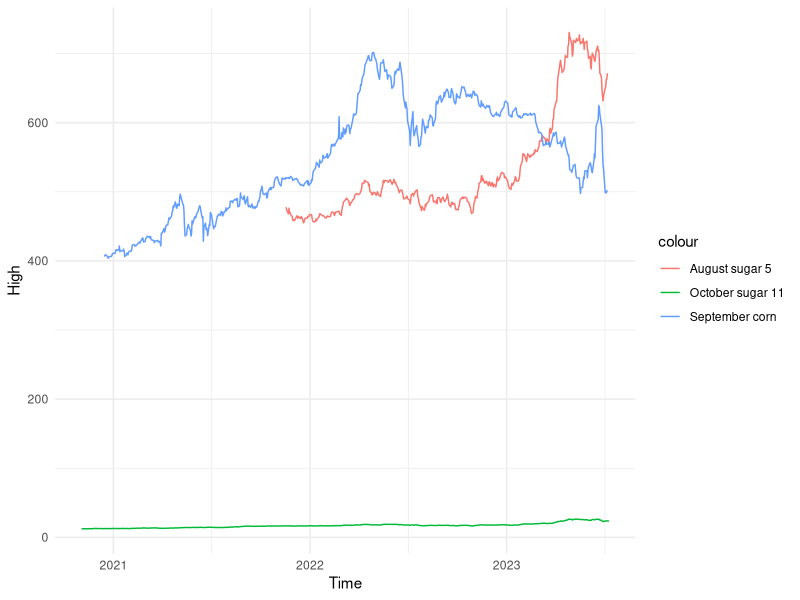
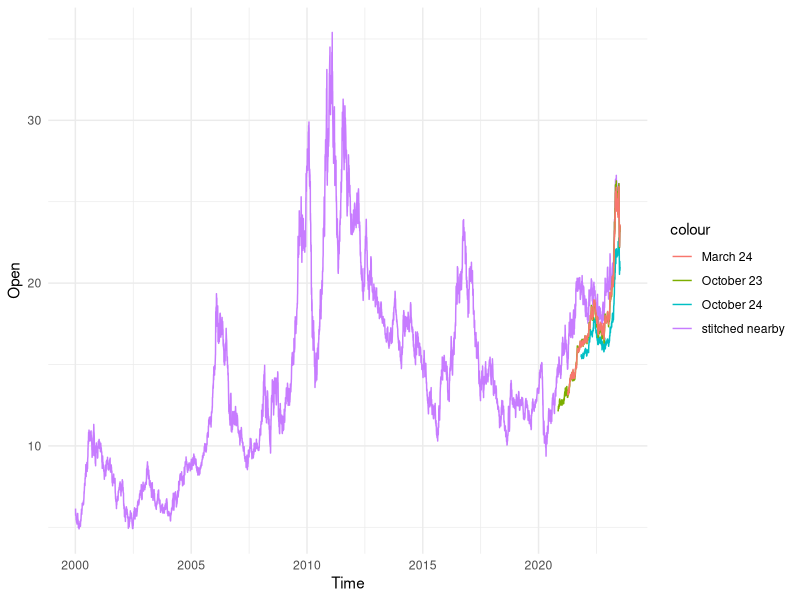
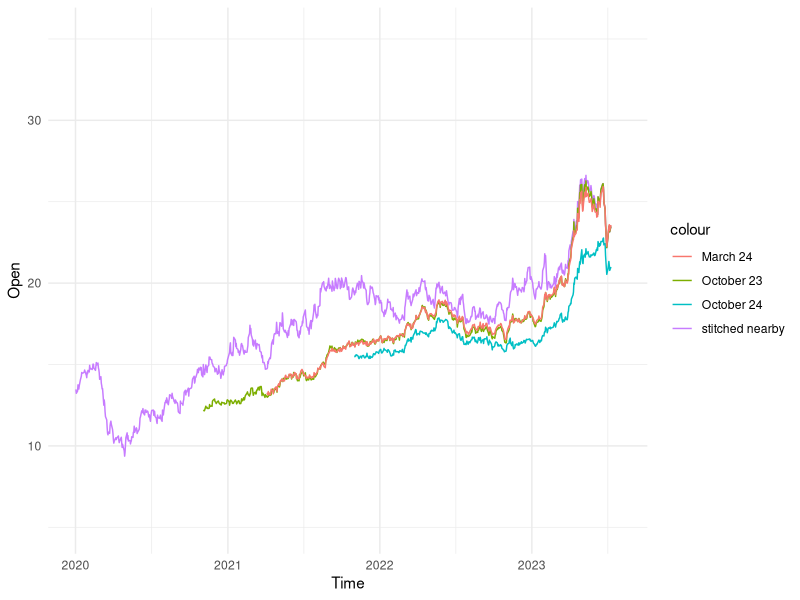

The R source for these figures, in order:
## ---- chunk 1
knitr::opts_chunk$set(echo = TRUE)
library(readr)
library(tidyverse)
swq23_daily_historical_data_07_09_2023 <- read_csv("swq23_daily_historical-data-07-09-2023.csv", col_types = cols(Time = col_date(format = "%m/%d/%Y")))
zcu23_daily_historical_data_07_08_2023 <- read_csv("zcu23_daily_historical-data-07-08-2023.csv", 
     col_types = cols(Time = col_date(format = "%m/%d/%Y")))
sbv23_daily_historical_data_07_10_2023 <- read_csv("sbv23_daily_historical-data-07-10-2023.csv", col_types = cols(Time = col_date(format = "%m/%d/%Y")))
sbv24_daily_nearby_historical_data_07_10_2023 <- read_csv("sbv24_daily-nearby_historical-data-07-10-2023.csv",   col_types = cols(Time = col_date(format = "%m/%d/%Y")))
sbv24_daily_historical_data_07_10_2023 <- read_csv("sbv24_daily_historical-data-07-10-2023.csv", col_types = cols(Time = col_date(format = "%m/%d/%Y")))
sbh24_daily_historical_data_07_10_2023 <- read_csv("sbh24_daily_historical-data-07-10-2023.csv", col_types = cols(Time = col_date(format = "%m/%d/%Y")))
## ---- chunk 2
ggplot(data = swq23_daily_historical_data_07_09_2023, aes(x = Time, y = High, color = "August sugar 5")) + geom_line()+theme_minimal()+geom_line(data = zcu23_daily_historical_data_07_08_2023, aes(x = Time, y = High, color = "September corn"))+geom_line(data =sbv23_daily_historical_data_07_10_2023, aes(x=Time, y = High, color = "October sugar 11"))
## ---- chunk 3

ggplot(sbv24_daily_nearby_historical_data_07_10_2023, aes(x = Time, y = Open, color = "stitched nearby"))+geom_line()+theme_minimal()+geom_line(data = sbv24_daily_historical_data_07_10_2023, aes(x = Time, y = Open, color = "October 24"))+geom_line(data = sbv23_daily_historical_data_07_10_2023, aes(x = Time, y = Open, color = "October 23"))+geom_line(data = sbh24_daily_historical_data_07_10_2023, aes(x=Time, y = Open, color = "March 24"))
## ---- chunk 4
ggplot(sbv24_daily_nearby_historical_data_07_10_2023, aes(x = Time, y = Open, color = "stitched nearby"))+geom_line()+theme_minimal()+geom_line(data = sbv24_daily_historical_data_07_10_2023, aes(x = Time, y = Open, color = "October 24"))+geom_line(data = sbv23_daily_historical_data_07_10_2023, aes(x = Time, y = Open, color = "October 23"))+geom_line(data = sbh24_daily_historical_data_07_10_2023, aes(x=Time, y = Open, color = "March 24")) + scale_x_date( limits = as.Date(c('2020-01-01','2023-08-01')))
## ---- chunk 5

